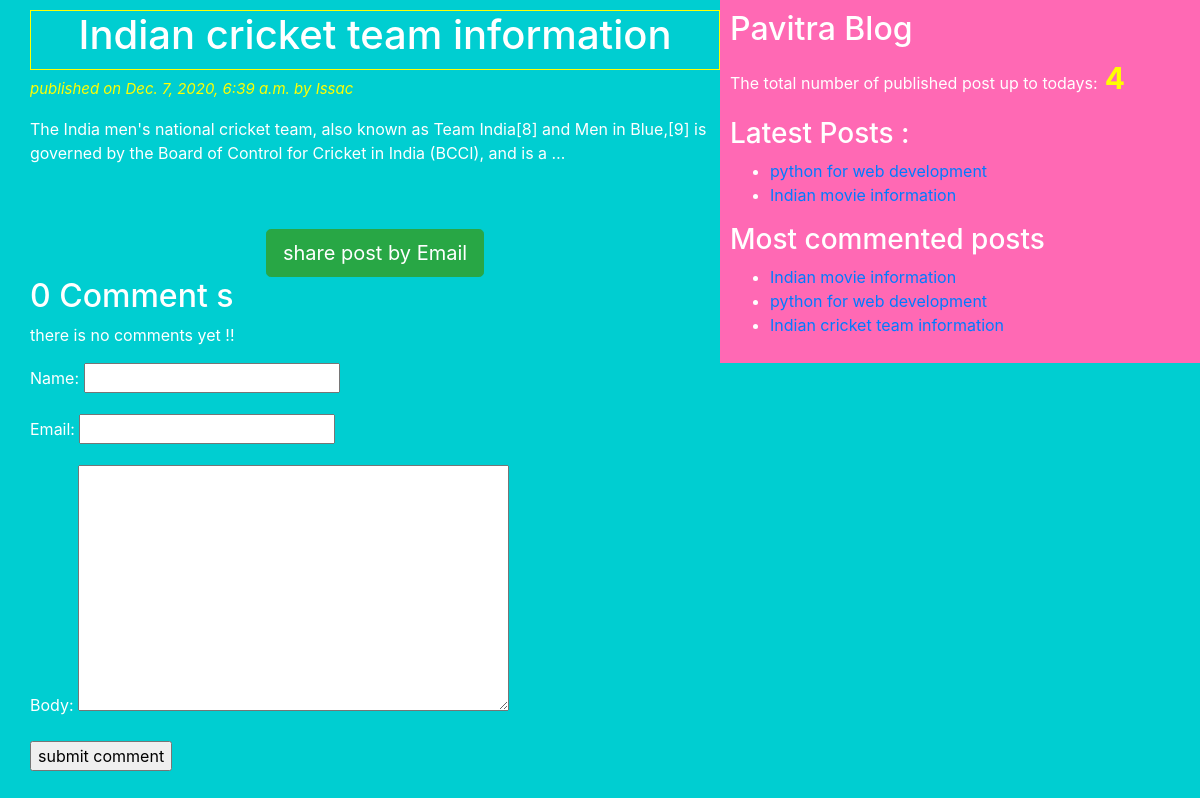
Screenshot of /2020/12/07/Indian-cricket-team-information/ with the database file from the repository.
### blogapp/models.py (models this page shows, shortened)
class Post(models.Model):
	STATUS_CHOICES=(('draft','Draft'),('published','Published'))
	title = models.CharField(max_length=50)
	slug = models.SlugField(max_length=50,unique_for_date='publish')
	author=models.ForeignKey(User,related_name='blog_posts',on_delete=models.CASCADE)
	body = models.TextField()
	publish = models.DateTimeField(default=timezone.now)
	created = models.DateTimeField(auto_now_add=True)
	updated=models.DateTimeField(auto_now=True)
	status = models.CharField(max_length=50,choices=STATUS_CHOICES,default='draft')
	objects=CustomManager()
	tags=TaggableManager()
	class Meta:
		ordering=('-publish',)
	def get_absolute_url(self):
		return reverse('post_detail',args=[self.publish.year,self.publish.strftime('%m'),self.publish.strftime('%d'),self.slug])

### blogapp/views.py (the view)
# urls.py: re_path(r'^(?P<year>\d{4})/(?P<month>\d{2})/(?P<day>\d{2})/(?P<post>[-\w]+)/$',views.post_detail_view,name='post_detail'),
def post_detail_view(request,year,month,day,post):
	post = get_object_or_404(Post,slug=post,status='published',publish__year=year,publish__month=month,publish__day=day)
	comments=post.comments.filter(active=True)
	csubmit=False
	if request.method=='POST':
		form=CommentForm(request.POST)
		if form.is_valid():
			new_comment=form.save(commit=False)
			new_comment.post=post
			new_comment.save()
			csubmit=True
	else:
		form=CommentForm
	my_dict={'post':post,'form':form,'csubmit':csubmit,'comments':comments}
	return render(request=request, template_name='blogapp/post_detail.html',context=my_dict)

### blogapp/models.py (called while the page is built)
	def get_queryset(self):
		return super().get_queryset().filter(status='published')

### blogapp/templatetags/blog_tags.py (called while the page is built)
@register.simple_tag(name='my_tag')
def total_posts():
	return Post.objects.count()

@register.inclusion_tag('blogapp/latest_posts.html')
def show_latest_posts():
	latest_posts=Post.objects.order_by('-publish')[:2]
	return {'latest_posts':latest_posts}

@register.simple_tag()
def get_most_commented_posts(count=3):
	return Post.objects.annotate(total_comments=Count('comments')).order_by('-total_comments')[:count]

### templates/blogapp/post_detail.html (shortened to what this page needs)
{% extends "blogapp/base.html" %}
{% block content_block %}
	<h1>{{post.title}}</h1>
	<p id="date">published on {{post.publish}} by {{post.author|title}}</p>
	{{post.body|truncatewords:30|linebreaks}}
	<br><br>
	<div class="container" align="center">
		<a href="/{{post.id}}/share" class="btn btn-lg btn-success" target="blank">share post by Email</a>
	</div>
	{% with comments.count as comments_count  %}
		<h2>{{ comments_count }} Comment {{comments_count|pluralize}}</h2>
	{% endwith %}
	{% if comments %}
		{% for comment in comments %}
			<p id="ch">Comment{{forloop.counter}} by {{comment.name}} on {{comment.created}}</p>
			<div class="cb">
				{{ comment.body|linebreaks}}
			</div>
		{% endfor %}
		<hr><hr>
	{% else %}
		<p>there is no comments yet !!</p>
	{% endif %}
	{% if csubmit %}
		<h2>your comment added successfully</h2>
	{% else %}
		<form method="post">
			{{form.as_p}}
			<input type="submit" name="" value="submit comment">
		</form>
	{% endif %}
{% endblock content_block %}

### templates/blogapp/base.html (shortened to what this page needs)
<!DOCTYPE html>
{% load blog_tags %}
{% load static %}
<html  lang="en" dir="ltr">
<head>
	<link rel="stylesheet" href="https://cdn.jsdelivr.net/npm/bootstrap@4.5.3/dist/css/bootstrap.min.css">
	<link rel="stylesheet" type="text/css" href="{% static "css/blog.css" %}">
</head>
<body>
	<div class="content">
		{% block content_block %}
		{% endblock content_block %}
	</div>
	<div class="sidebar">
		<h2>Pavitra Blog</h2>
		<p>The total number of published post up to todays:<span id="pcount"> {% my_tag %}</span></p>
		<h3>Latest Posts :</h3>{% show_latest_posts %}
		<h3>Most commented posts</h3>
		{% get_most_commented_posts as m_c_p%}
		<ul>
			{% for post in m_c_p %}
			<li><a href="{{ post.get_absolute_url }}">{{post.title}}</a></li>
			{% endfor %}
		</ul>
	</div>
</body>
</html>

### templates/blogapp/latest_posts.html
<ul>
	{% for post in latest_posts %}
		<li><a href="{{post.get_absolute_url}}">{{post.title}}</a></li>
	{% endfor %}
</ul>

### static/css/blog.css (style rules this page uses)
.content { width: 60%; float: left; padding: 10px 0 0 30px; background: rgb(0,206,209); height: 100%; }
.sidebar { width: 40%; float: right; padding: 10px; background: rgb(255,105,180); height: 100%; }
h1 { text-align: center; border: 1px solid yellow; padding-bottom: 10px; }
body { color: white; background-color: rgb(0,206,209); }
#date { color: yellow; font-size: 15px; font-style: italic; }
#pcount { font-size: 30px; color: yellow; font-weight: bold; }

### rows the page displays
Post: title "Indian cricket team information", publish "Dec. 7, 2020, 6:39 a.m.", author "Issac", body "The India men's national cricket team, also known as Team India[8] and Men in Blue,[9] is governed by the Board of Control for Cricket in India (BCCI), and is a …"
Post: title "python for web development"
Post: title "Indian movie information"
Post: title "Indian cricket team information"

### other values shown
{{ comments_count }} "0"
